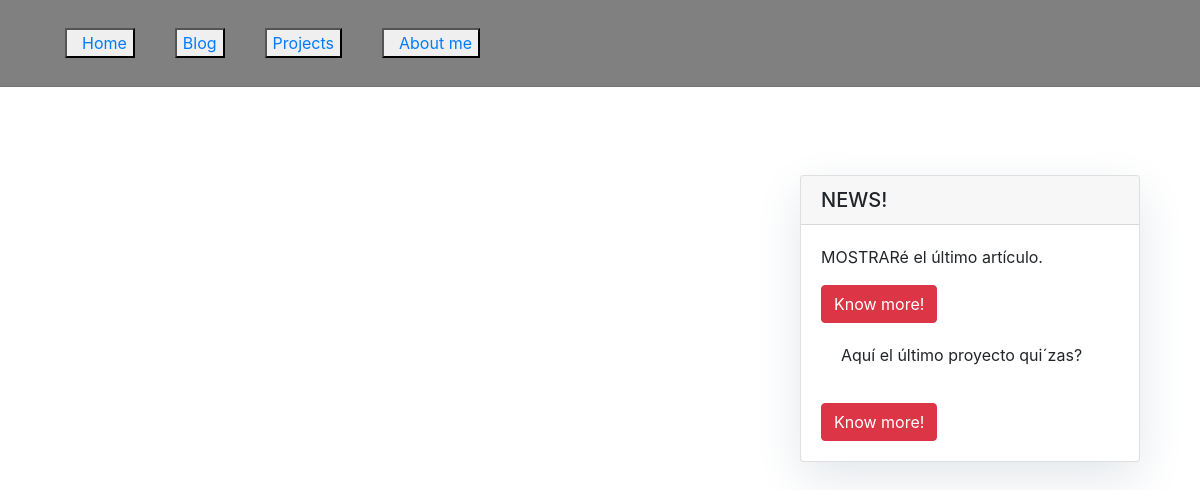
The app's page /feed/, older data.
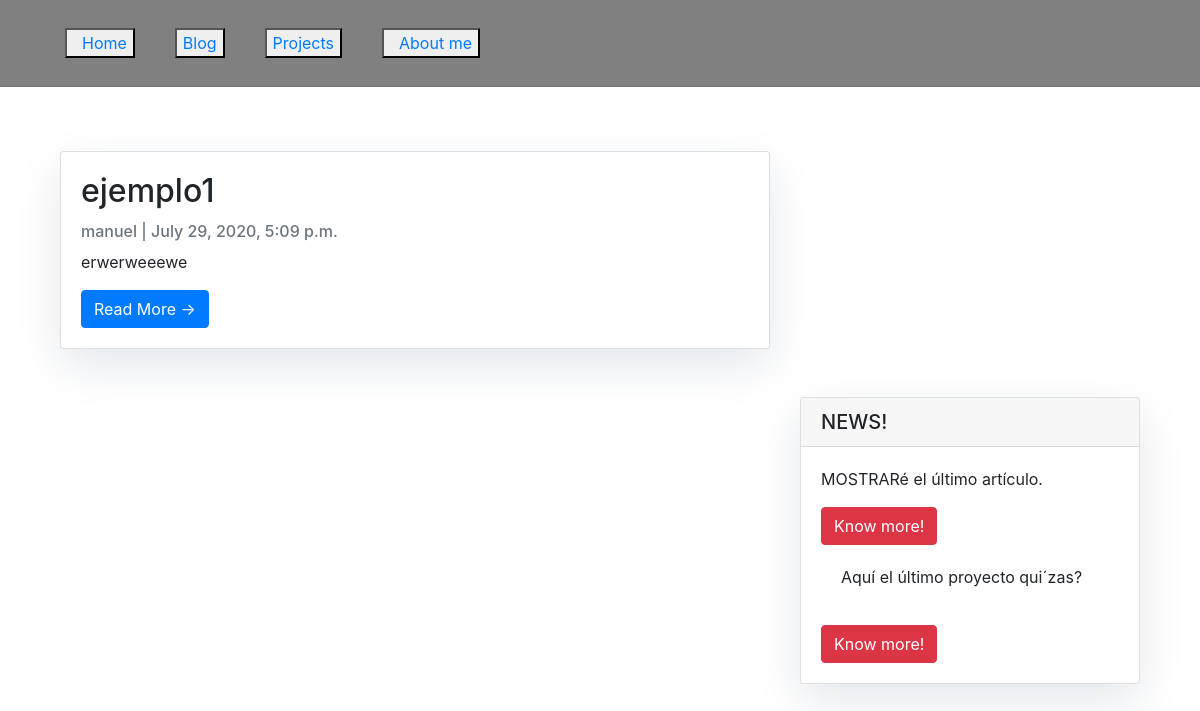
The same page, newer data.
### blog/models.py (models this page shows, shortened)
class Post(models.Model):
    post_id = models.AutoField(primary_key = True, default=999999)
    post_title = models.CharField(max_length=200, unique=True)
    slug = models.SlugField(max_length=200, unique=True)
    post_author = models.ForeignKey(User, on_delete = models.CASCADE, related_name='blog_posts')
    post_content = models.TextField()
    post_status = models.IntegerField(choices=STATUS, default=0)
    post_created_on = models.DateTimeField(auto_now_add=True)
    post_updated_on = models.DateTimeField(auto_now= True)
    post_key_word_1 = models.CharField(max_length=75, default='Artificial Intelligence')
    post_key_word_2 = models.CharField(max_length=75, blank=True)
    post_key_word_3 = models.CharField(max_length=75, blank=True)
    post_image_1 = models.ImageField(upload_to = 'projects/', blank = True, null = True)
    post_image_2 = models.ImageField(upload_to = 'projects/', blank = True, null = True)
    post_image_3 = models.ImageField(upload_to = 'projects/', blank = True, null = True)
    post_image_4 = models.ImageField(upload_to = 'projects/', blank = True, null = True)
    post_image_5 = models.ImageField(upload_to = 'projects/', blank = True, null = True)
    class Meta:
        ordering = ['-post_created_on']

### blog/views.py (the view)
class PostList(generic.ListView):
    queryset = Post.objects.filter(post_status=1).order_by('-post_created_on')
    template_name = 'blog/feed.html'

### templates/blog/feed.html (shortened to what this page needs)
{% extends "base.html" %}
{% block container %}
<div>
<div class="container">
    <div class="row">
        <div class="col-md-8 mt-3 left">
            {% for post in post_list %}
            <div class="card mb-4">
                <div class="card-body">
                    <h2 class="card-title">
											{{ post.post_title }}
										</h2>
										<p class="card-text text-muted h6">
											{{ post.post_author }} | {{ post.post_created_on }}
										</p>
										<p class="card-text">
											{{ post.post_content | slice:":200" }}
										</p>
										<a href="{% url 'blog:post_detail' post.slug %}"
										   class="btn btn-primary">
											 Read More &rarr;
										</a>
                </div>
            </div>
            {% endfor %}
        </div>
    </div>
</div>
{% include "sidebar.html" %}
</div>
{% endblock %}

### templates/base.html (shortened to what this page needs)
<!DOCTYPE html>
<html lang="en">
  <head>
    {% load static %}
    <link rel="stylesheet" href="{% static 'css/bootstrap.min.css' %}">
  	<link rel="stylesheet" href="https://use.fontawesome.com/releases/v5.1.0/css/all.css" />
  	<link rel="stylesheet" href="{% static 'css/main.css' %}" />
    <link rel="stylesheet" href="https://stackpath.bootstrapcdn.com/bootstrap/4.4.1/css/bootstrap.min.css">
  </head>
  <body>
    {% include "nav.html" %}
    <div class="container mt-5">
      {% block container %}{% endblock %}
    </div>
  </body>
</html>

### templates/nav.html
 {% load static %}
<nav class="navbar navbar-expand-lg fized-top" id="main-navbar">
	<div class="container">
		<div class="collapse navbar-collapse">
			<ul class="navbar-nav mr-auto">
				<li class="nav-item nav-item-custom-css">
					<button>
						<a href="{% url "index" %}">
							Home
						</a>
					</button>
				</li>
				<li class="nav-item nav-item-custom-css">
					<button>
						<a href="{% url "blog:feed" %}">
							Blog
						</a>
					</button>
				</li>
				<li class="nav-item nav-item-custom-css">
					<button>
						<a href="{% url "projects:projects_feed" %}">
							Projects
						</a>
					</button>
				</li>
        <li class="nav-item nav-item-custom-css">
          <button>
            <a href="{% url "about" %}">
              About me
            </a>
          </button>
        </li>
			</ul>
		</div>
	</div>
</nav>

### templates/sidebar.html (shortened to what this page needs)
{% load static %}
<div class="col-md-4 float-right ">
  <div class="card my-4">
    <h5 class="card-header">
        NEWS!
    </h5>
    <div class="card-body">
      <p class="card-text">
          MOSTRARé el último artículo.
      </p>
      <a href="#" class="btn btn-danger">
        Know more!
      </a>
      <p class="card-body">
        Aquí el último proyecto qui´zas?
      </p>
      <a href="#" class="btn btn-danger">
        Know more!
      </a>
    </div>
  </div>
</div>

### static/css/main.css (style rules this page uses)
html, body { background: #4A6BCC; height: 100%; width: 100%; font-family: 'Roboto', sans-serif; }
#main-navbar { background: grey; border-bottom: 1px solid rgba(0,0,0,.0975); }
.nav-item-custom-css { min-width: 40px; border: 20px; margin: auto; padding: 20px; }

### templates/sidebar.html (style rules this page uses)
.card { box-shadow: 0 16px 48px #E3E7EB; }

Row changes from the older to the newer data that the page shows:
added Post: post_title "ejemplo1", post_author "manuel", post_created_on "July 29, 2020, 5:09 p.m.", post_content "erwerweeewe"
